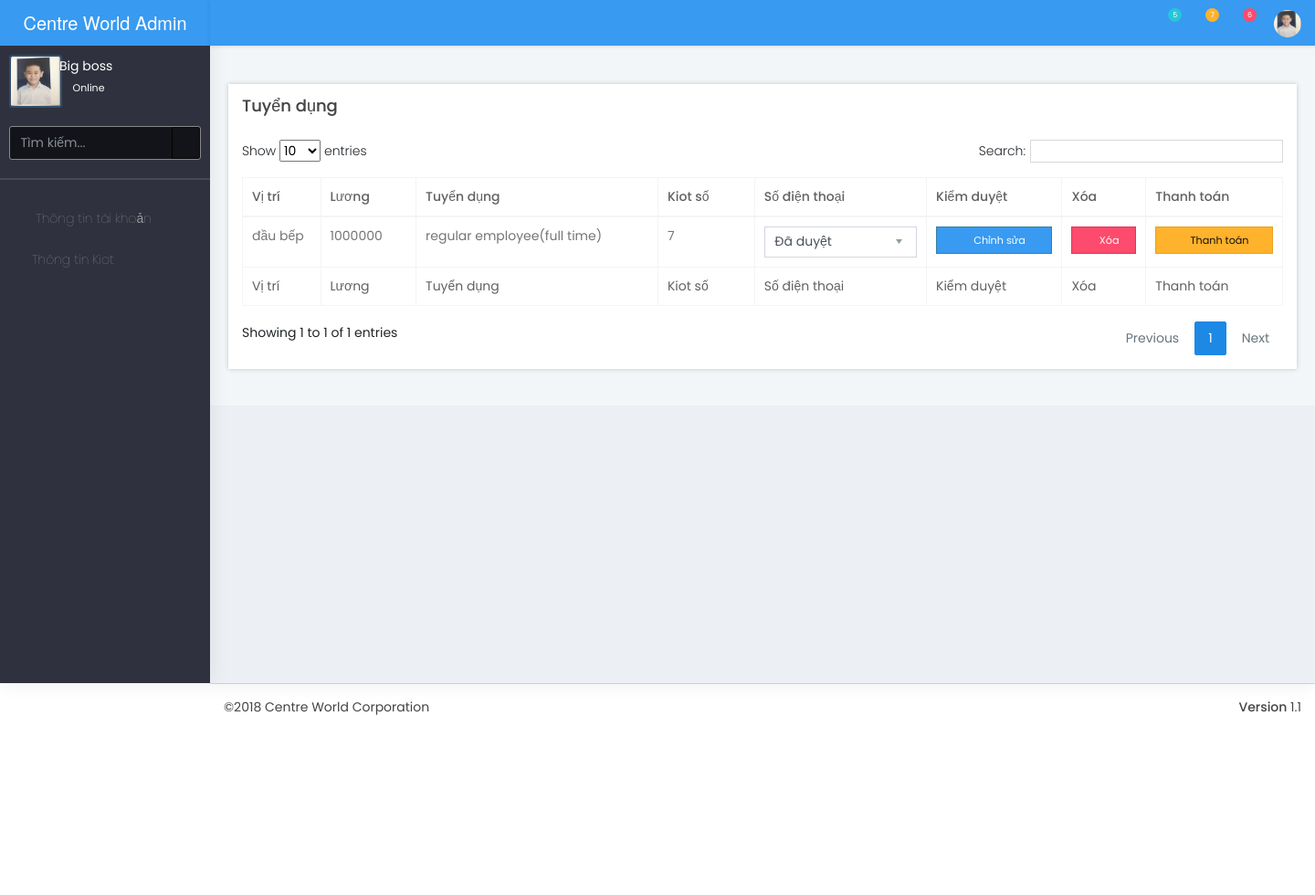
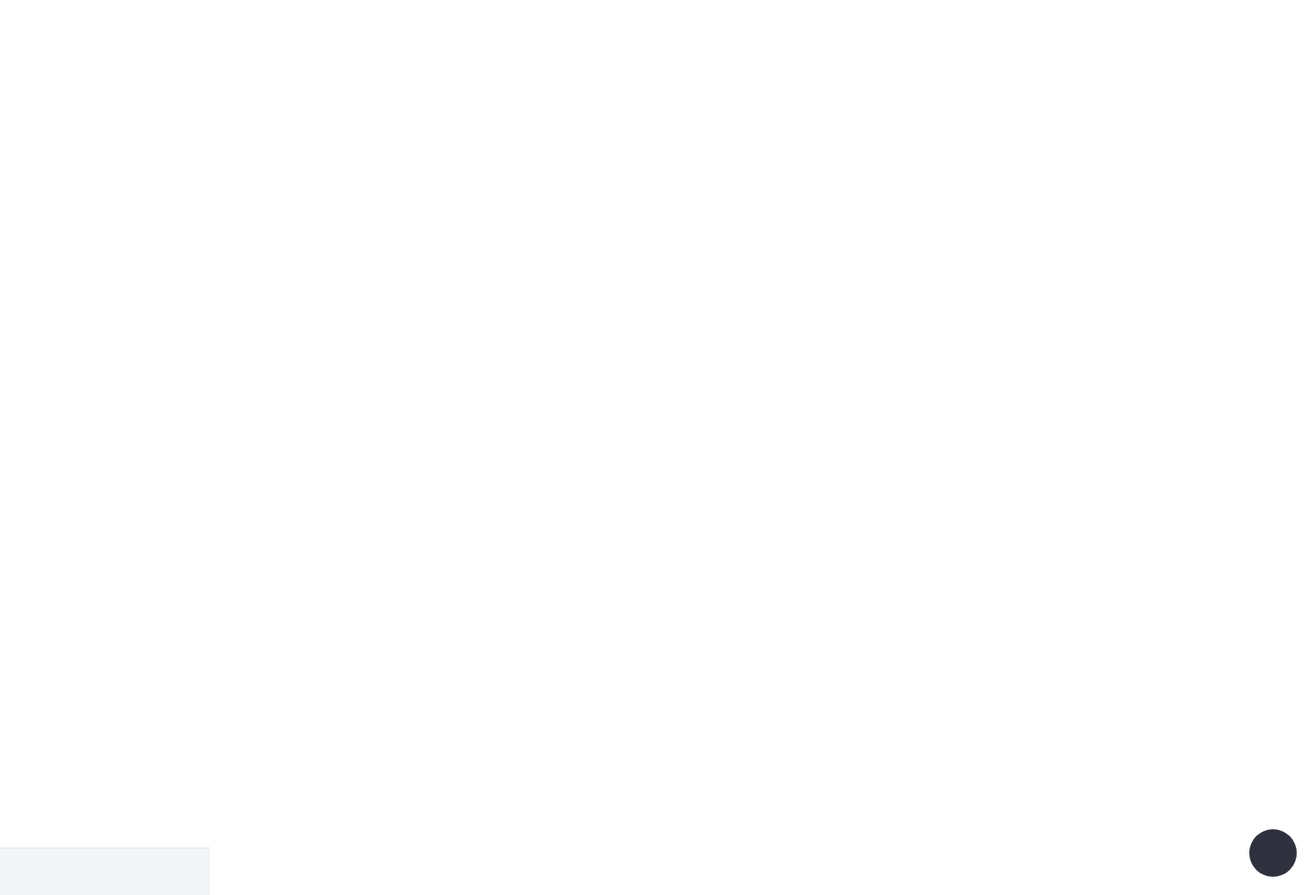
Screenshot of /fix/index.php?page=rq (signed in) with the database file from the repository (2 pictures, top to bottom).
### tables this page shows
CREATE TABLE `hire` (
  `ID_h` int(10) NOT NULL,
  `recruitment` int(1) NOT NULL DEFAULT '1',
  `position` varchar(250) NOT NULL,
  `salary` int(10) NOT NULL,
  `ID_k` int(10) NOT NULL,
  `status` int(11) NOT NULL DEFAULT '0',
  `date_time` date DEFAULT NULL
);

### libraries/database.php (called while the page is built, shortened)
<?php
$conn = null;
function db_get_list($sql){
    global $conn;
    $data  = array();
    $result = mysqli_query($conn, $sql);
    while ($row = mysqli_fetch_assoc($result)){
        $data[] = $row;
    }
    return $data;
}
?>

### models/kiot.php (called while the page is built, shortened)
<?php
$path_database = ('database.php');
if(file_exists($path_database)){
	include_once ('database.php');
}
else{
	include_once 'C:\xampp\htdocs\test\libraries/database.php';
}
function getallrequest()
{
	$sql = "SELECT * FROM `hire`order by 'ID_h'";
	return db_get_list($sql);
}
?>

### fix/cms/moudule/show.rq.php (the view, shortened to what this page needs)
<?php
			$rq = getallrequest();
			for ($i=0; $i < count($rq); $i++){
																					$ID_h = $rq[$i]['ID_h'];
																					$recruitment = $rq[$i]['recruitment'];
																					$position = $rq[$i]['position'];
																					$salary =$rq[$i]['salary'];
																					$ID_k = $rq[$i]['ID_k'];
																					$status = $rq[$i]['status'];
							?>
							<?php echo "<tr ID_h=$ID_h>"
							?>
							<td><?php echo $position ?></td>
							<td><?php echo $salary ?></td>
							<td><?php
							 if ($recruitment == 1)
							{
								echo 'regular employee(full time) ';
							}
							else
							{
								echo 	'part time employees';
							}
							?></td>
							<td><?php echo $ID_k ?></td>
							<td>
							<select class="form-control">
							<?php
							if ($status == 0)
							{
							?>
								 <option selected name = 'status' value = "0">Chưa duyệt</option>
								 <option  name = 'status' value = "1">Đã duyệt</option>
							<?php
							}
							else
							{
							?>
								 <option selected name = 'status' value = "1">Đã duyệt</option>
							<?php
							}
							?>
                 			 </select>
							  </td>
				<td>
              <button type="button" class="btn btn-block btn-primary edit"  data-id="<?php echo $ID_h ?>"  ><i class="fa fa-edit"></i> Chỉnh sửa</button>
              </td>
              <td>
              <button type="button" class="btn btn-block btn-danger delete_rq" data-id="<?php echo $ID_h ?>"    ><i class="fa fa-trash" aria-hidden="true"></i> Xóa</button>
			  </td>
			  <td>
              <button type="button" class="btn btn-block btn-warning " onclick="location.href='index.php?page=addrq&ID_h=<?php echo $ID_h ?>';"   ><i class="fa fa-credit-card" aria-hidden="true"></i> Thanh toán</button>
			  </td>
				<?php
			}
		  ?>

### rows the page displays
hire: position "đầu bếp", salary "1000000", recruitment "regular employee(full time)", ID_k "7", status "Đã duyệt"
